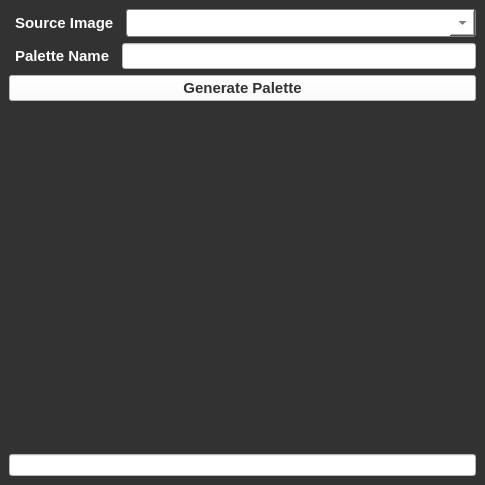
<?xml version="1.0" encoding="UTF-8"?>
<ui version="4.0">
 <class>MainWindow</class>
 <widget class="QMainWindow" name="MainWindow">
  <property name="geometry">
   <rect>
    <x>0</x>
    <y>0</y>
    <width>485</width>
    <height>485</height>
   </rect>
  </property>
  <property name="windowTitle">
   <string>PaletteMaker</string>
  </property>
  <property name="autoFillBackground">
   <bool>false</bool>
  </property>
  <property name="styleSheet">
   <string notr="true">QMainWindow{
background-color: rgb(50, 50, 50);
}</string>
  </property>
  <widget class="QWidget" name="centralwidget">
   <property name="styleSheet">
    <string notr="true">QWidget{
background-color: rgb(50, 50, 50);
}</string>
   </property>
   <layout class="QHBoxLayout" name="horizontalLayout_6">
    <item>
     <layout class="QVBoxLayout" name="verticalLayout_2">
      <item>
       <layout class="QHBoxLayout" name="horizontalLayout_4">
        <item>
         <widget class="QLabel" name="source_label">
          <property name="enabled">
           <bool>true</bool>
          </property>
          <property name="styleSheet">
           <string notr="true">QLabel{
	color: rgb(255, 255, 255);
	font: bold 15px;
	border-radius: 6px;
    padding: 2px;
}</string>
          </property>
          <property name="text">
           <string>Source Image</string>
          </property>
         </widget>
        </item>
        <item>
         <widget class="QComboBox" name="source_selection_cb">
          <property name="enabled">
           <bool>true</bool>
          </property>
          <property name="sizePolicy">
           <sizepolicy hsizetype="Expanding" vsizetype="Fixed">
            <horstretch>0</horstretch>
            <verstretch>0</verstretch>
           </sizepolicy>
          </property>
          <property name="focusPolicy">
           <enum>Qt::WheelFocus</enum>
          </property>
          <property name="styleSheet">
           <string notr="true">QComboBox {
    border: 1px solid gray;
    border-radius: 3px;
    padding: 3px 18px 3px 3px;
    min-width: 6em;
	color: rgb(50, 50, 50);
	font: bold 15px;
}

QComboBox:!editable, QComboBox::drop-down:editable {
     background: white
}

QComboBox::drop-down {
    subcontrol-origin: padding;
    subcontrol-position: top right;
    width: 25px;

}

QListView{
	background: white
}

</string>
          </property>
         </widget>
        </item>
       </layout>
      </item>
      <item>
       <layout class="QHBoxLayout" name="horizontalLayout_5">
        <item>
         <widget class="QLabel" name="palette_label">
          <property name="styleSheet">
           <string notr="true">QLabel{
	color: rgb(255, 255, 255);
	font: bold 15px;
	border-radius: 6px;
    padding: 2px;
}</string>
          </property>
          <property name="text">
           <string>Palette Name</string>
          </property>
         </widget>
        </item>
        <item>
         <widget class="QLineEdit" name="palette_name_le">
          <property name="styleSheet">
           <string notr="true">QLineEdit{
background-color: rgb(255, 255, 255);
color: rgb(50, 50, 50);
font: bold 15px;;
}</string>
          </property>
         </widget>
        </item>
       </layout>
      </item>
      <item>
       <widget class="QPushButton" name="generate_btn">
        <property name="styleSheet">
         <string notr="true">QPushButton{
	background-color:  rgb(255, 255, 255);
	font: bold 15px;
	color: rgb(50, 50, 50)
}
QPushButton:hover{
	background-color: rgb(255, 143, 197);
	font: bold 15px;
	color:   rgb(50, 50, 50)
}
QPushButton:pressed{
	background-color:rgb(250, 160, 197);
	font: bold 15px;
	color:  rgb(50, 50, 50)
}</string>
        </property>
        <property name="text">
         <string>Generate Palette</string>
        </property>
       </widget>
      </item>
      <item>
       <layout class="QVBoxLayout" name="verticalLayout">
        <item>
         <layout class="QHBoxLayout" name="horizontalLayout_2">
          <item>
           <spacer name="horizontalSpacer">
            <property name="orientation">
             <enum>Qt::Horizontal</enum>
            </property>
            <property name="sizeHint" stdset="0">
             <size>
              <width>40</width>
              <height>20</height>
             </size>
            </property>
           </spacer>
          </item>
          <item>
           <widget class="QLabel" name="result_text_label">
            <property name="styleSheet">
             <string notr="true">QLabel{
	color: rgb(255, 255, 255);
	font: bold 15px;
	border-radius: 6px;
    padding: 2px;
}</string>
            </property>
            <property name="text">
             <string/>
            </property>
           </widget>
          </item>
          <item>
           <spacer name="horizontalSpacer_2">
            <property name="orientation">
             <enum>Qt::Horizontal</enum>
            </property>
            <property name="sizeHint" stdset="0">
             <size>
              <width>40</width>
              <height>20</height>
             </size>
            </property>
           </spacer>
          </item>
         </layout>
        </item>
        <item>
         <layout class="QVBoxLayout" name="verticalLayout_3">
          <item>
           <layout class="QHBoxLayout" name="horizontalLayout_7">
            <item>
             <spacer name="horizontalSpacer_3">
              <property name="orientation">
               <enum>Qt::Horizontal</enum>
              </property>
              <property name="sizeHint" stdset="0">
               <size>
                <width>40</width>
                <height>20</height>
               </size>
              </property>
             </spacer>
            </item>
            <item>
             <widget class="QLabel" name="srcimg_label">
              <property name="text">
               <string/>
              </property>
             </widget>
            </item>
            <item>
             <spacer name="horizontalSpacer_4">
              <property name="orientation">
               <enum>Qt::Horizontal</enum>
              </property>
              <property name="sizeHint" stdset="0">
               <size>
                <width>40</width>
                <height>20</height>
               </size>
              </property>
             </spacer>
            </item>
            <item>
             <widget class="QLabel" name="srcimsg_label">
              <property name="text">
               <string/>
              </property>
             </widget>
            </item>
           </layout>
          </item>
          <item>
           <widget class="QLabel" name="result_label">
            <property name="enabled">
             <bool>true</bool>
            </property>
            <property name="frameShape">
             <enum>QFrame::NoFrame</enum>
            </property>
            <property name="text">
             <string/>
            </property>
           </widget>
          </item>
         </layout>
        </item>
        <item>
         <spacer name="verticalSpacer">
          <property name="orientation">
           <enum>Qt::Vertical</enum>
          </property>
          <property name="sizeHint" stdset="0">
           <size>
            <width>20</width>
            <height>40</height>
           </size>
          </property>
         </spacer>
        </item>
        <item>
         <layout class="QHBoxLayout" name="horizontalLayout_3">
          <item>
           <widget class="QLineEdit" name="colour_values_le">
            <property name="styleSheet">
             <string notr="true">QLineEdit{
background-color: rgb(255, 255, 255);
color: rgb(50, 50, 50);
}</string>
            </property>
           </widget>
          </item>
         </layout>
        </item>
       </layout>
      </item>
     </layout>
    </item>
   </layout>
  </widget>
 </widget>
 <resources/>
 <connections/>
</ui>
